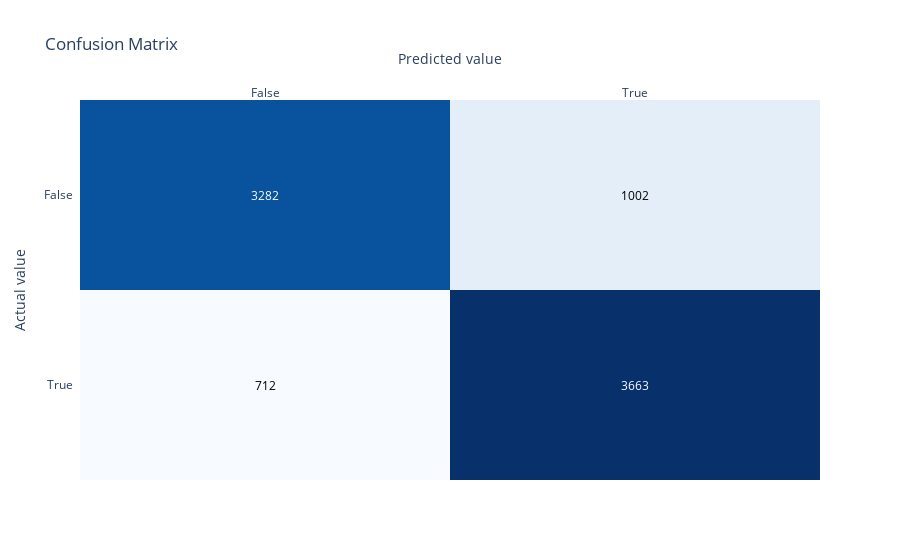

Write notebook code for a chart like this one.
### Code cell
base_HistGradientBoosting_NE.fit(df_train_NE, label="Transported", metric_list=["accuracy", "roc_auc", "f1", "confusion_matrix"], metric_opt_dir_list=["max", "max","max", "compr"])

### Figure 1 — Plotly figure (JSON) as saved in the notebook; plotly's stock layout.template omitted (floating-point values rounded to 4 significant figures)
{"data": [{"colorscale": [[0, "rgb(247,251,255)"], [0.125, "rgb(222,235,247)"], [0.25, "rgb(198,219,239)"], [0.375, "rgb(158,202,225)"], [0.5, "rgb(107,174,214)"], [0.625, "rgb(66,146,198)"], [0.75, "rgb(33,113,181)"], [0.875, "rgb(8,81,156)"], [1, "rgb(8,48,107)"]], "reversescale": false, "showscale": false, "type": "heatmap", "x": ["False", "True"], "y": ["False", "True"], "z": [[3282, 1002], [712, 3663]]}], "layout": {"annotations": [{"font": {"color": "#FFFFFF"}, "showarrow": false, "text": "3282", "x": "False", "xref": "x", "y": "False", "yref": "y"}, {"font": {"color": "#000000"}, "showarrow": false, "text": "1002", "x": "True", "xref": "x", "y": "False", "yref": "y"}, {"font": {"color": "#000000"}, "showarrow": false, "text": "712", "x": "False", "xref": "x", "y": "True", "yref": "y"}, {"font": {"color": "#FFFFFF"}, "showarrow": false, "text": "3663", "x": "True", "xref": "x", "y": "True", "yref": "y"}], "autosize": true, "title": {"text": "Confusion Matrix"}, "xaxis": {"autorange": true, "dtick": 1, "gridcolor": "rgb(0, 0, 0)", "range": [-0.5, 1.5], "side": "top", "ticks": "", "title": {"text": "Predicted value"}, "type": "category"}, "yaxis": {"autorange": true, "dtick": 1, "range": [1.5, -0.5], "ticks": "", "ticksuffix": "  ", "title": {"text": "Actual value"}, "type": "category"}}}
